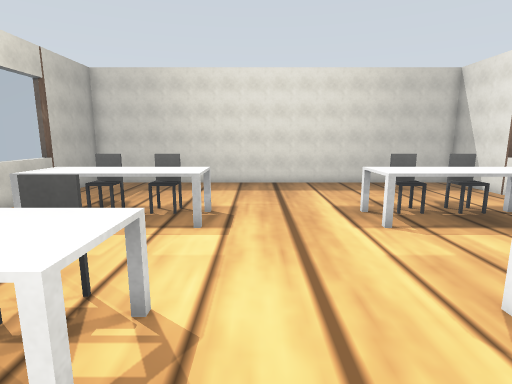
[1] (above)

17 first-person views from a walk through a robot-simulator world made for Webots. The camera is 1.2 m above the floor, tilts 10° down and sees 80° across. Doors are drawn as open doorways. The floor is counted in squares, 0.5 m on a side. Each view is taken from the middle of a square. On the plan, view 1 faces up. The plan holds only what a view shows up to about 18 squares ahead; the rest is blank. The robots in the file are not drawn. Webots' stock objects and surfaces are drawn as simple stand-ins.

[2]
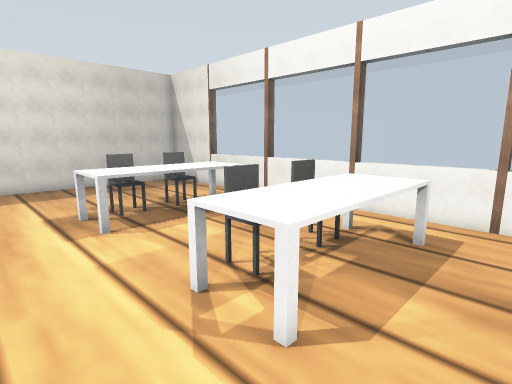

[3]
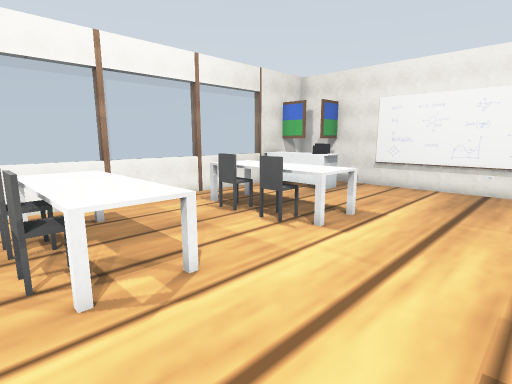

[4]
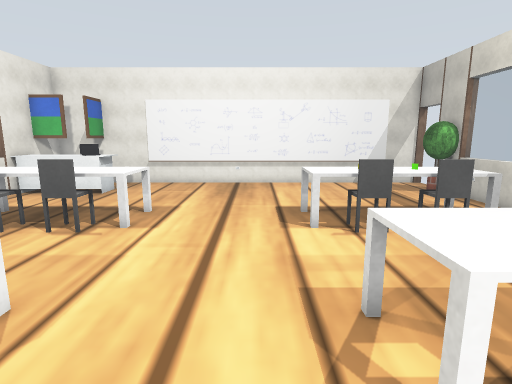

[5]
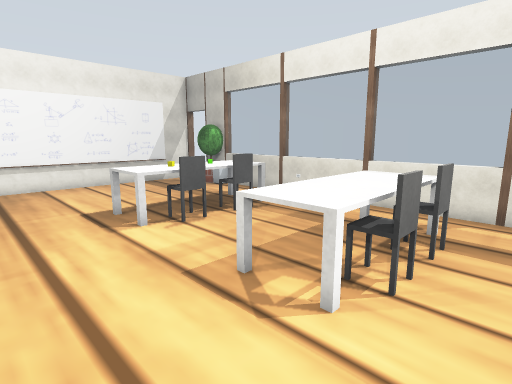

[6]
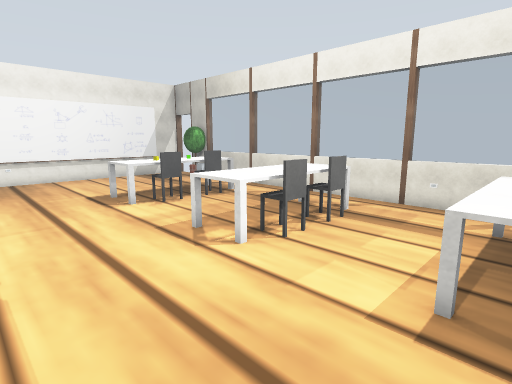

[7]
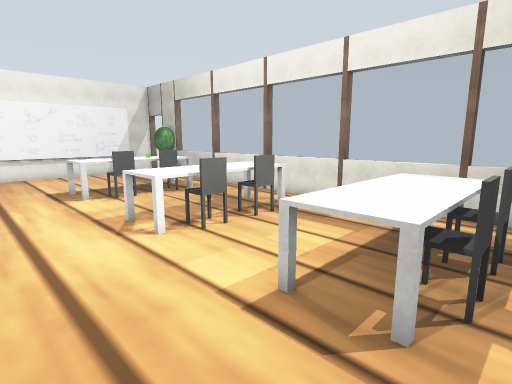

[8]
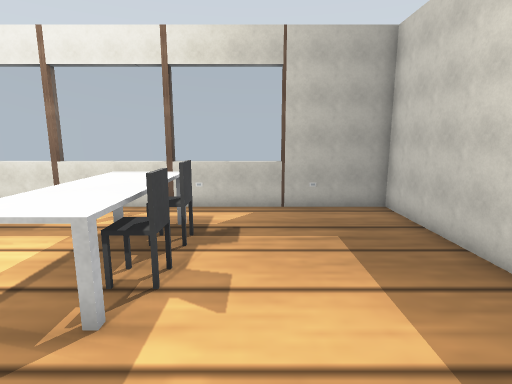

[9]
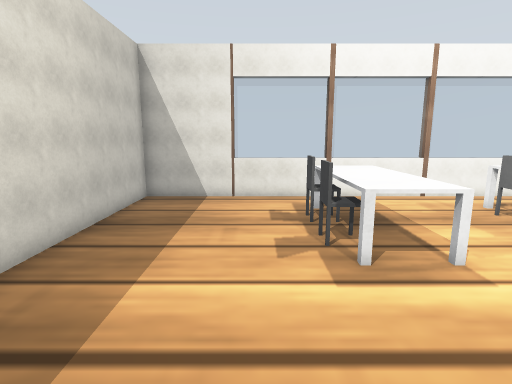

[10]
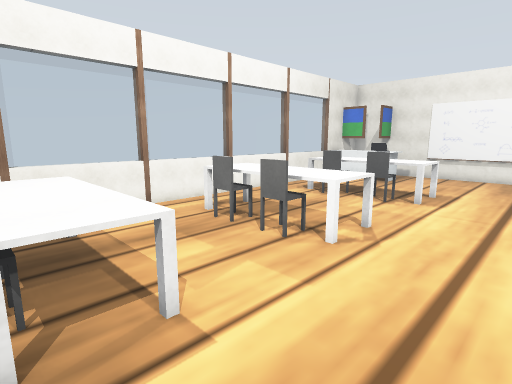

[11]
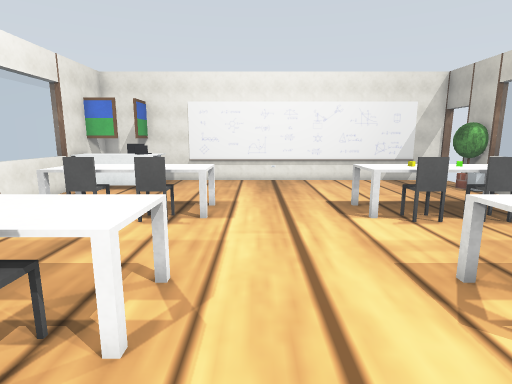

[12]
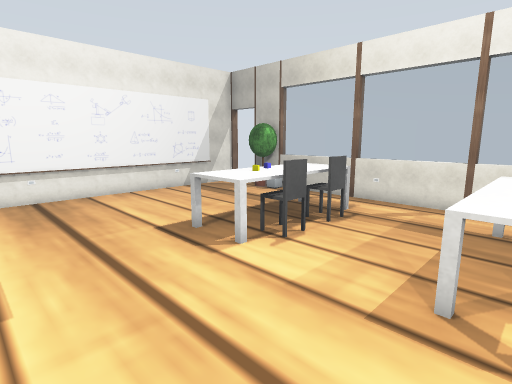

[13]
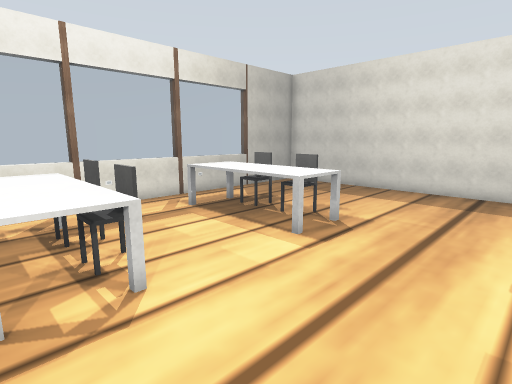

[14]
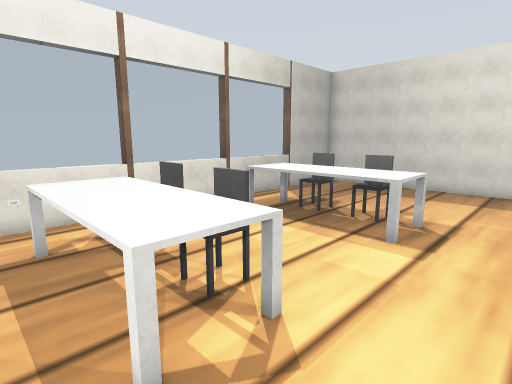

[15]
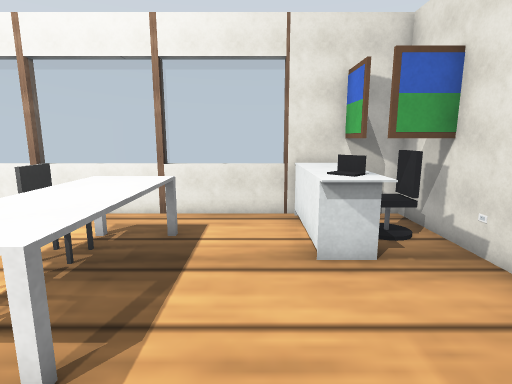

[16]
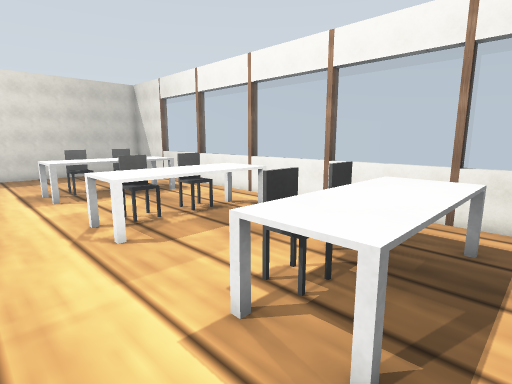

[17]
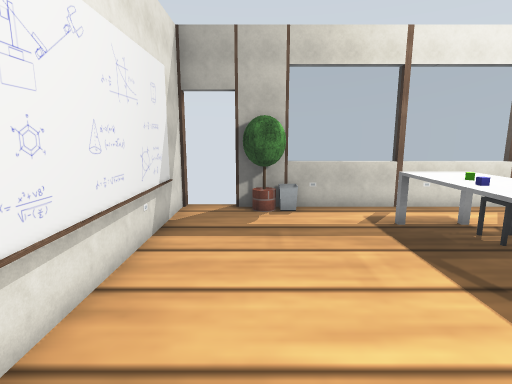

### Floor plan
Key: @ floor where view 1 was taken; # wall or solid block; . floor; D open door; = window, fence, low wall or low ledge; T table; C chair; L laptop; P painting; F office chair; E potted tree; B bin; O other object.
Columns run from 9 left of view 1 to 11 right of it. Each row starts with its distance up from view 1.
 17 #####################
 16 #...................#
 15 #...................#
 14 O...................#
 13 #...................#
 12 =...................=
 11 =...................=
 10 O..TCTCT.....TCTCT..=
  9 #..TTTTT.....TTTTT..#
  8 =..TTTTT.....TTTTT..=
  7 =...................=
  6 O...................=
  5 #...................#
  4 =..TCTCT.....TCTCT..=
  3 =..TTTTT.....TTTTT..=
  2 O..TTTTT.....TTTTT..=
  1 #...................#
  0 =........@..........=
 -1 =...................=
 -2 O..TCTCT.....TCTCT..=
 -3 #..TOOOT.....TTTTT..#
 -4 =..TTOTT.....TTTTT..=
 -5 =...................=
 -6 O...................=
 -7 #B..............OOOO#
 -8 #E..............LLOO#
 -9 D................PPP#
-10 D................PF.#
-11 ################O####

Where each view was taken, in squares from view 1:
view 1: 0 up, 0 right, facing up
view 2: 0 up, 1 right, facing up-right
view 3: 5 up, 1 left, facing down-right
view 4: 6 up, 0 right, facing down
view 5: 6 up, 2 right, facing down-left
view 6: 9 up, 3 right, facing down-left
view 7: 11 up, 2 right, facing down-left
view 8: 12 up, 2 right, facing left
view 9: 12 up, 2 left, facing right
view 10: 10 up, 0 right, facing down-right
view 11: 7 up, 2 right, facing down
view 12: 3 up, 3 right, facing down-left
view 13: 2 up, 3 right, facing up-left
view 14: 1 up, 1 right, facing up-left
view 15: 6 down, 1 right, facing right
view 16: 5 down, 1 right, facing up-right
view 17: 8 down, 2 right, facing left
